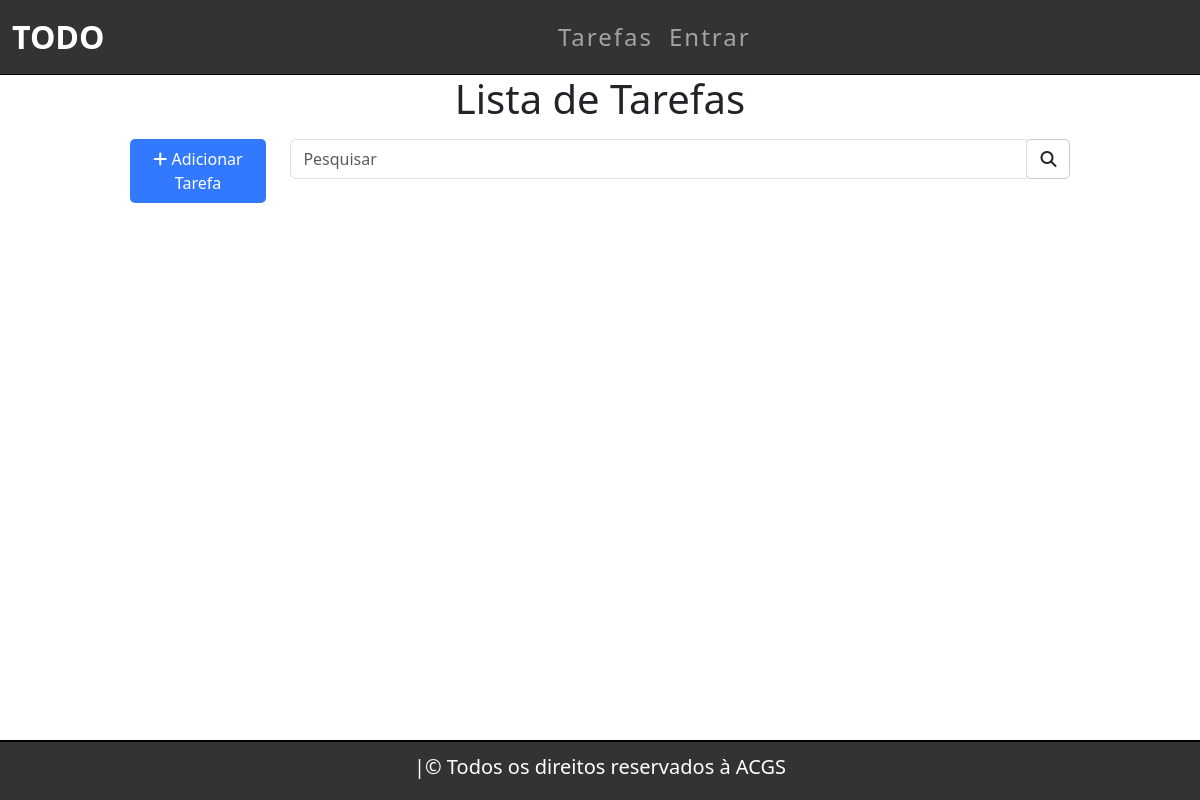
The app's page /, older data.
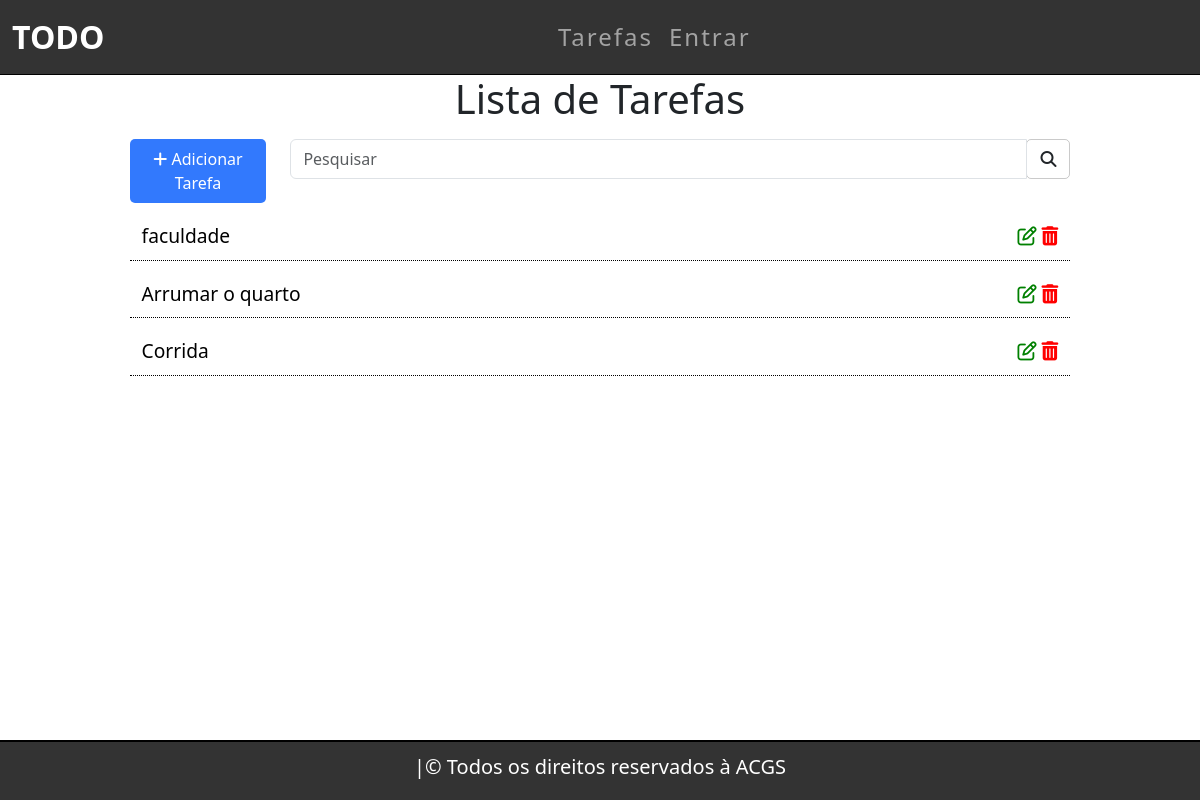
The same page, newer data.
### tarefas/models.py (models this page shows, shortened)
class Tarefa(models.Model):
    titulo = models.CharField(max_length=255)
    descricao = models.TextField()
    create_at = models.DateTimeField(auto_now_add=True)
    update_at = models.DateTimeField(auto_now_add=True)

### tarefas/views.py (the view)
# urls.py: path('', views.inicio, name="inicio"),
def inicio(request):
    tarefas_list = Tarefa.objects.all().order_by('-create_at')
    return render(request, 'tarefas/index.html', {'var_tarefas': tarefas_list})

### templates/tarefas/index.html (shortened to what this page needs)
{% extends 'base.html'%}
{% block content %}
        <div class="list-div">
            <h1>Lista de Tarefas</h1>
            <div class="row barra">
                <div class="col-sm-2">
                    <a id="add-button" href="novaTarefa/">
                        <div class="add-div">
                            <i class=" fa fa-plus"></i> Adicionar Tarefa
                        </div>
                    </a>
                </div>
                <div class="col-sm-10">
                    <form method="get" id="search-form">
                        <div class="input-group">
                            <input type="text" class="form-control" placeholder="Pesquisar" name="search" value="">
                            <div class="input-group-btn">
                                <button class="btn btn-default" id="search-btn" type="submit">
                                    <i class="fa fa-search"></i>
                                </button>
                            </div>
                        </div>
                    </form>
                </div>
            </div>
        </div>
        {% for tarefa in  var_tarefas %}
        <div class="row item">
            <div class="col-sm-10">
                <span>
                    <a class="link" href="/tarefa/{{tarefa.id}}">{{tarefa.titulo}}</a>
                </span>
            </div>
            <div class="col-sm-2 icones">
                <a href="edit/{{tarefa.id}}"><span><i class="fa fa-edit"></i></span></a>
                <a href="delete/{{tarefa.id}}"><span><i class="fa fa-trash"></i></span></a>
            </div>
        </div>
        {% endfor %}
{% endblock %}

### templates/base.html (shortened to what this page needs)
{% load static %}
<!DOCTYPE html>
<html lang="en">
<head>
    <link href="https://cdn.jsdelivr.net/npm/bootstrap@5.3.3/dist/css/bootstrap.min.css" rel="stylesheet">
    <link rel="stylesheet" href="{% static '/css/style.css' %}">
</head>
<body>
    <header>
        <nav class="navbar navbar-expand-sm navbar-dark bg-dark">
            <div class="container-fluid">
                <a class="navbar-brand" href="/">TODO</a>
                <div class="collapse navbar-collapse" id="mynavbar">
                    <ul class="navbar-nav me-auto">
                        <li class="nav-item">
                            <a class="nav-link" href="javascript:void(0)">Tarefas</a>
                        </li>
                        <li class="nav-item">
                            <a class="nav-link" href="javascript:void(0)">Entrar</a>
                        </li>
                    </ul>
                </div>
            </div>
        </nav>
    </header>
    <main class="container-fluid">
        {% block content %}
        {%endblock%}
    </main>
    <footer class="fixed-bottom">
        <h5>|&copy; Todos os direitos reservados à ACGS</h5>
    </footer>
</body>
</html>

### tarefas/static/css/style.css (style rules this page uses)
body { margin: 0 !important; padding: 0 !important; }
.navbar { background-color: #333 !important; border-bottom: 1px solid black !important; }
.navbar-nav { margin: auto !important; }
.navbar-brand { font-weight: bold !important; font-size: 2em !important; }
.nav-item { color: white !important; font-size: 1.5em !important; letter-spacing: 2px !important; }
.list-div { margin-left: 10% !important; margin-right: 10% !important; text-align: center !important; }
.add-div { background-color: rgb(50, 121, 253) !important; color: white !important; border-radius: 5px !important; padding: 0.5em !important; }
#add-button { text-decoration: none !important; padding: 0 !important; margin: 0 !important; }
.barra { margin-top: 1em !important; }
.input-group-btn { border: 1px solid rgba(0, 0, 0, 0.206) !important; border-radius: 5px !important; }
.item { border-bottom: 1px dotted black !important; height: 2em !important; font-size: 1.2em !important; margin-top: 1em !important; margin-left: 10% !important; margin-right: 10% !important; }
.icones { text-align: end !important; }
.fa.fa-edit { color: green !important; }
.fa.fa-trash { color: red !important; }
.link { text-decoration: none !important; color: black !important; }
footer { background-color: #333 !important; border-top: 2px solid black !important; color: white !important; text-align: center !important; padding: 0.8em !important; }

Row changes from the older to the newer data that the page shows:
added Tarefa: titulo "faculdade"
added Tarefa: titulo "Arrumar o quarto"
added Tarefa: titulo "Corrida"
